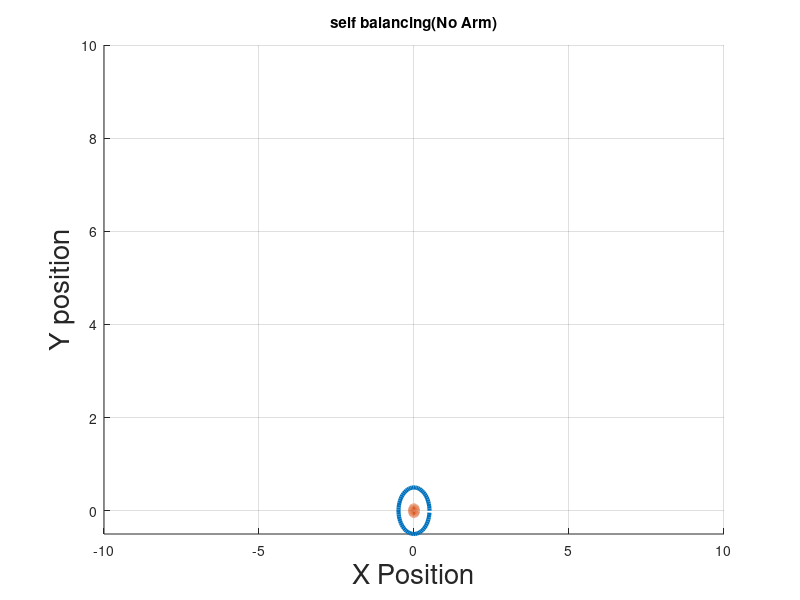

MATLAB code for this plot:
clc
clear

global x1 y1 x2 y2 x3 y3 x4 y4 theta th2

theta = 0 :0.1 : 2*pi;   % make circle
body_mass = 10;          %[kg]
wheel_mass = 3;          %[kg]
motor_mass = 4;          %[kg]
wheel_rad = 0.5;         %[m] 
motor_rad = 0.1;         %[kg]
g = 9.81;                %[m/s^2]

% axis offset--> each 10 --> 1m
wheel_center = [x1 y1];
end_of_body   = [x2 y2];
motor_center  = [x3 y3];

%time varient
dt = 0.01;
end_time = 10;

% Initial plot
FG = figure('color',[1 1 1],'Position',[800 300 800 500]);
AX = axes('parent', FG);
hold on;
grid on;
axis([-10 10  -0.5 10])

%set initial position
x1 = 0;   y1 = 0;      %wheel center 
x2 = 0;   y2 = 5;      %body end
x3 = x1;    y3 = y1;   %

x_wheel_coord = x1 + wheel_rad * cos(theta);
y_wheel_coord = y1 + wheel_rad * sin(theta);

x_motor_coord = x3 + motor_rad * cos(theta);
y_motor_coord = y3 + motor_rad * sin(theta);

plot(x_wheel_coord, y_wheel_coord,'lineWidth', wheel_mass);
plot(x_motor_coord, y_motor_coord, 'LineWidth',motor_mass)
line(wheel_center, end_of_body,'lineWidth', body_mass);




% x1, y1 is circle's center
% x2, y2 is end of body

xlabel('X Position','FontSize',20);
ylabel('Y position','FontSize',20);
title('self balancing(No Arm)');
grid on